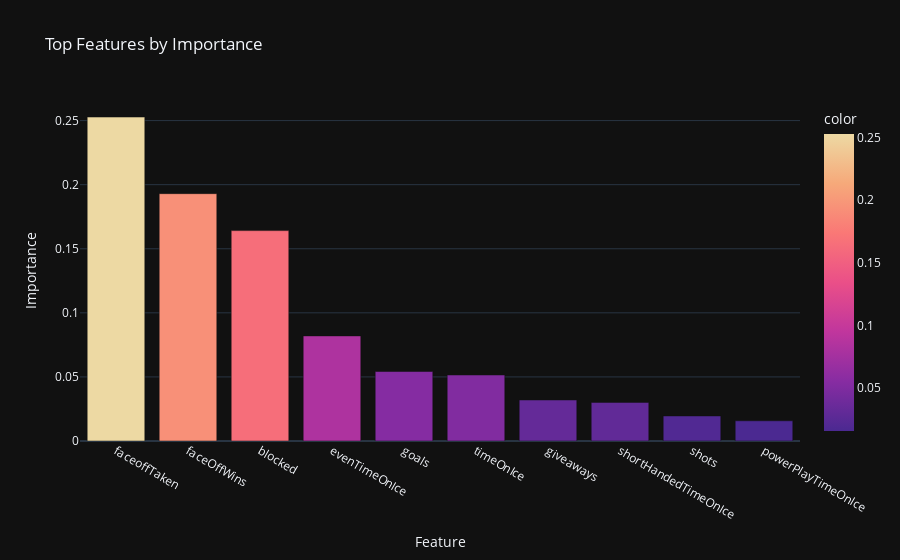

The code cell stored with this chart in its notebook:
### Markdown cell above
## Feature Importance

### Code cell
# Calculate feature importance for our model
importances = model.feature_importances_
indices = np.argsort(importances)[::-1][:10]

# Plot the feature importances using plotly.express
px.bar(x=X.columns[indices], y=importances[indices], title='Top Features by Importance', color=importances[indices], labels={'x': 'Feature', 'y': 'Importance'}, orientation='v')

### Figure 1 — Plotly figure (JSON) as saved in the notebook; plotly's stock layout.template omitted (floating-point values rounded to 4 significant figures)
{"data": [{"alignmentgroup": "True", "hovertemplate": "Feature=%{x}<br>Importance=%{y}<br>color=%{marker.color}<extra></extra>", "legendgroup": "", "marker": {"color": [0.2528, 0.193, 0.1641, 0.08199, 0.0542, 0.0515, 0.03198, 0.03012, 0.01955, 0.01577], "coloraxis": "coloraxis", "pattern": {"shape": ""}}, "name": "", "offsetgroup": "", "orientation": "v", "showlegend": false, "textposition": "auto", "type": "bar", "x": ["faceoffTaken", "faceOffWins", "blocked", "evenTimeOnIce", "goals", "timeOnIce", "giveaways", "shortHandedTimeOnIce", "shots", "powerPlayTimeOnIce"], "xaxis": "x", "y": [0.2528, 0.193, 0.1641, 0.08199, 0.0542, 0.0515, 0.03198, 0.03012, 0.01955, 0.01577], "yaxis": "y"}], "layout": {"barmode": "relative", "coloraxis": {"colorbar": {"title": {"text": "color"}}, "colorscale": [[0, "rgb(75, 41, 145)"], [0.1667, "rgb(135, 44, 162)"], [0.3333, "rgb(192, 54, 157)"], [0.5, "rgb(234, 79, 136)"], [0.6667, "rgb(250, 120, 118)"], [0.8333, "rgb(246, 169, 122)"], [1, "rgb(237, 217, 163)"]]}, "legend": {"tracegroupgap": 0}, "title": {"text": "Top Features by Importance"}, "xaxis": {"anchor": "y", "domain": [0, 1], "title": {"text": "Feature"}}, "yaxis": {"anchor": "x", "domain": [0, 1], "title": {"text": "Importance"}}}}
